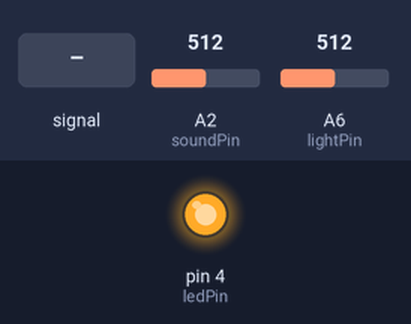
This sketch was run on a simulated Arduino Nano, built with avr-gcc and run on an emulated ATmega328P. Shown: output pins drawn as LEDs (lit = HIGH). The inputs (shaded band) are chosen by the test bench; at power-on: A2 (soundPin) = 512, A6 (lightPin) = 512.

Above: at 1.3 s.
1.4 s: A2 (soundPin) fed a 1000 Hz sine of ±255 counts around its level
4.4 s: A2 (soundPin) set to 490
At 5.7 s:
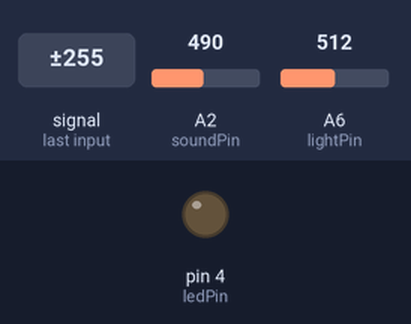
6.0 s: A2 (soundPin) set to 510
At 6.9 s:
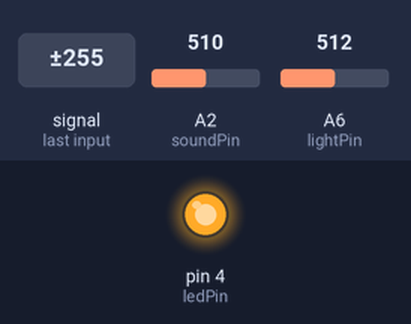
7.5 s: A2 (soundPin) set to 306
At 8.0 s:
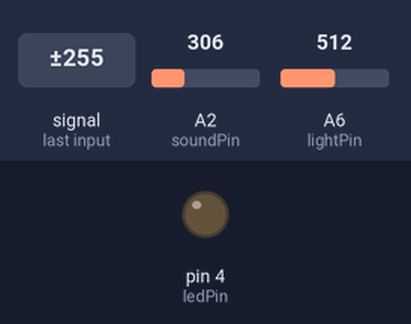
Timing chart, 0 to 10.0 s (numbered marks = the images above; inputs shaded):
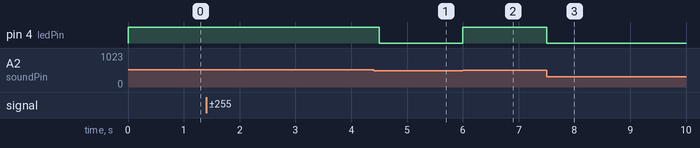

Measured:
- the behaviour switches between 500 and 501 on A2 (soundPin) (found by bisection; images 1 and 2)
- after the input at 4.4 s, pin 4 (ledPin): HIGH → LOW after 0.10 s
- after the input at 6.0 s, pin 4 (ledPin): LOW → HIGH at once
- after the input at 7.5 s, pin 4 (ledPin): HIGH → LOW at once

The sketch:

Project-2.ino
```cpp
//light Induction Desk Lamp
int soundPin = A2; // Analog sound sensor is to be attached to analog
int lightPin = A6; //Analog light sensor is to be attached to analog
int ledPin = 4; // Digital LED is to be attached to digital

void setup() {
  pinMode(ledPin, OUTPUT);
  pinMode(lightPin, INPUT);
  pinMode(soundPin, INPUT);
}

void loop(){
  int soundState = analogRead(soundPin); // Read sound sensor’s value
  int lightState = analogRead(lightPin); // Read light sensor’s value
  // if the sound sensor's value is greater than 500 or the sound sensor's is less than 200, the light will be on.
  //Otherwise, the light will be turned off
if (soundState > 500 || lightState < 200) {
  digitalWrite(ledPin, HIGH);
  delay(500); //You can add the "//" to remove the delay
}else{
  digitalWrite(ledPin, LOW);
}
}
```
